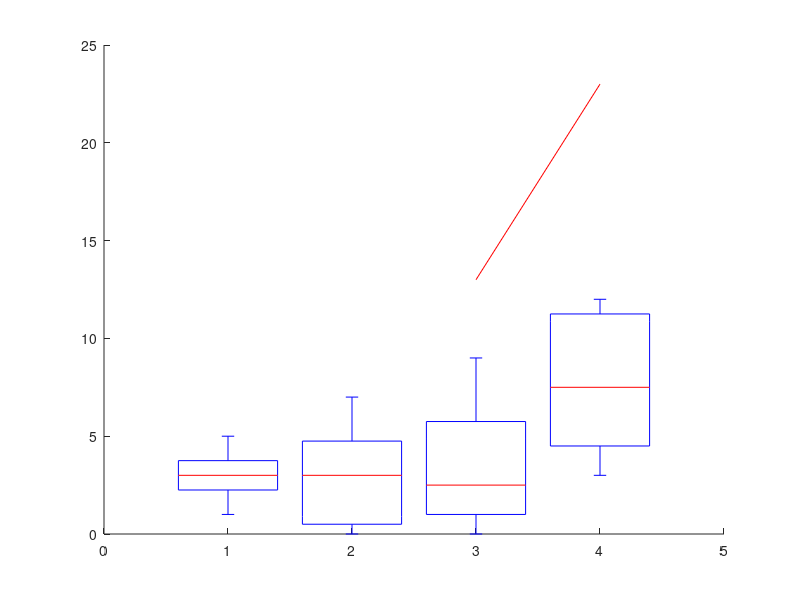

MATLAB code for this plot: (Note: this script raises an error after producing the figure.)
close all;
clear all;
clc;

%Blow Switch

y_blow = [1 3 3 4 4 3 3 2 2 5]; %YouTube
g_blow = [0 0 13 1 1 4 6 5 1 9];    %G1

y_dwell = [0 0 7 5 3 2 3 4 5 0];
g_dwell = [4 32 7 12 23 8 3 9 6 4]; %32-->36

e = boxplot([y_blow' y_dwell' g_blow' g_dwell'], 'symbol', 'kx', 'outlierSize', 8);
grid on;

set(e, 'linewidth', 3); 
set(e, 'linestyle', '-'); 
y=0:5:36;
%y(length(y))=36;
set(gca, 'YTick', y);
y(length(y))=36;
set(gca, 'YTickLabel',y);


%xt1 = '\begin{tabular}{c} YouTube \\ Blow Switch\end{tabular}';
%xt2 = '\begin{tabular}{c} YouTube \\ Dwell Time\end{tabular}';
%xt3 = '\begin{tabular}{c} G1 \\ Blow Switch\end{tabular}';
%xt4 = '\begin{tabular}{c} G1 \\ Dwell Time\end{tabular}';

%set(gca, 'XTickLabel', {xt1, xt2, xt3, xt4}, 'Fontsize', 20, 'TickLabelInterpreter', 'latex');

ylabel('Quantidade de Erros', 'Fontsize', 20);
line([2.5 2.5], [0 1000], 'Color', 'k', 'LineStyle', '--', 'LineWidth', 2)
ylim([0 36]);
%hold on;
%plot(4, 25, 'kx', 'markersize',8, 'linewidth',3);
%text();
set(gca,'xtick', [1.0:0.5:4.0]);
set(gca,'xticklabel',{'','YouTube','','','','G1',''}, 'FontSize', 15);

ax2 = axes('Position', get(gca, 'Position'),'Color', 'none', 'YColor', 'none');
set(ax2, 'XAxisLocation', 'top','YAxisLocation','Right');

% set the same Limits and Ticks on ax2 as on ax1;
set(ax2, 'XLim', get(gca, 'XLim'),'YLim', get(gca, 'YLim'));
%set(ax2, 'XTick', get(gca, 'XTick'), 'YTick', get(gca, 'YTick'));

set(ax2, 'xtick', [0:0.25/2:1]);
set(ax2, 'xticklabel',{'','Sopro','','Dwell','','Sopro','','Dwell'}, 'fontsize', 15)
set(ax2, 'ytick', linspace(0,1,9));

%saveas(gcf, 'DwellTimeErrors.png');

